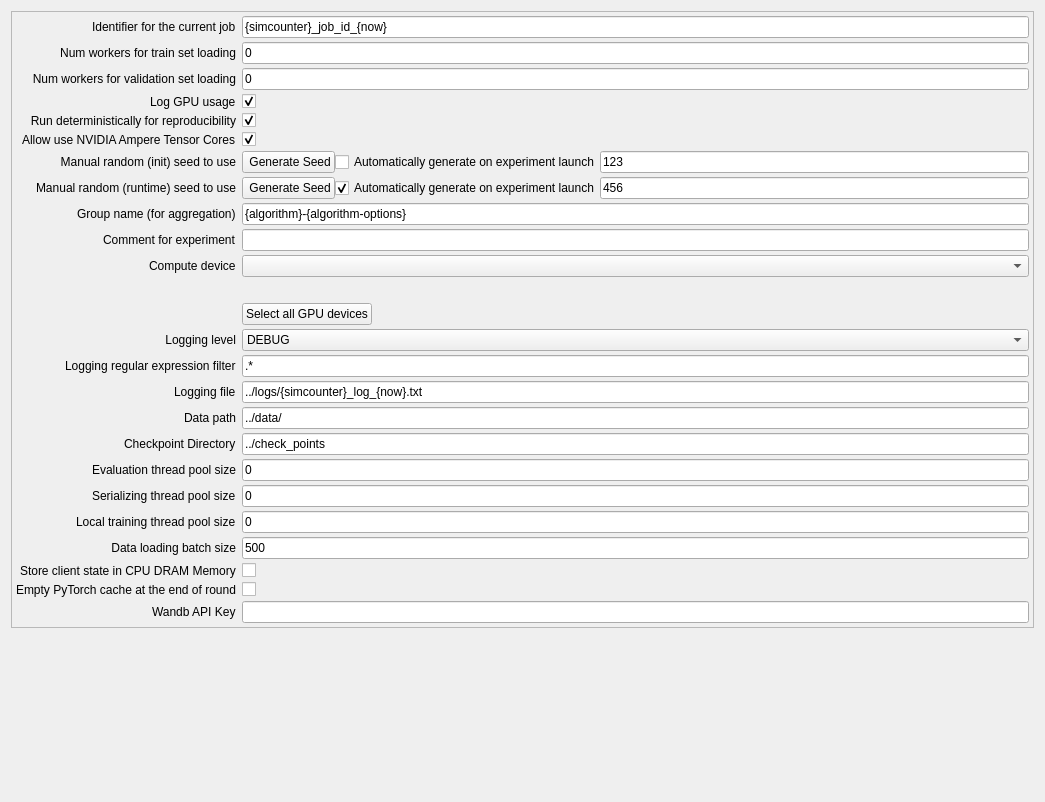
          <widget class="QWidget" name="tabSystemAspects">
           <property name="geometry">
            <rect>
             <x>0</x>
             <y>0</y>
             <width>1045</width>
             <height>802</height>
            </rect>
           </property>
           <attribute name="label">
            <string>Systems aspects</string>
           </attribute>
           <layout class="QVBoxLayout" name="verticalLayout_2">
            <property name="spacing">
             <number>6</number>
            </property>
            <item>
             <layout class="QVBoxLayout" name="loSystem">
              <item>
               <widget class="QFrame" name="frameSystemConfig">
                <property name="minimumSize">
                 <size>
                  <width>0</width>
                  <height>0</height>
                 </size>
                </property>
                <property name="frameShape">
                 <enum>QFrame::StyledPanel</enum>
                </property>
                <property name="frameShadow">
                 <enum>QFrame::Raised</enum>
                </property>
                <layout class="QFormLayout" name="formLayout_4">
                 <property name="labelAlignment">
                  <set>Qt::AlignRight|Qt::AlignTrailing|Qt::AlignVCenter</set>
                 </property>
                 <property name="verticalSpacing">
                  <number>4</number>
                 </property>
                 <property name="leftMargin">
                  <number>4</number>
                 </property>
                 <property name="topMargin">
                  <number>4</number>
                 </property>
                 <property name="rightMargin">
                  <number>4</number>
                 </property>
                 <property name="bottomMargin">
                  <number>4</number>
                 </property>
                 <item row="3" column="0">
                  <widget class="QLabel" name="lblJobId">
                   <property name="text">
                    <string>Identifier for the current job</string>
                   </property>
                  </widget>
                 </item>
                 <item row="3" column="1">
                  <widget class="QLineEdit" name="edtJobId">
                   <property name="toolTip">
                    <string>&lt;html&gt;&lt;head/&gt;&lt;body&gt;&lt;p&gt;All this constants can be used in parameters for purpose of substitution:&lt;/p&gt;&lt;p&gt;&lt;span style=&quot; font-weight:600;&quot;&gt;{now}&lt;/span&gt; - number of second since unix epoch&lt;/p&gt;&lt;p&gt;&lt;span style=&quot; font-weight:600;&quot;&gt;{compressor}&lt;/span&gt; - type of used compressor&lt;/p&gt;&lt;p&gt;&lt;span style=&quot; font-weight:600;&quot;&gt;{algorithm}&lt;/span&gt; - optimization algorithm&lt;/p&gt;&lt;/body&gt;&lt;/html&gt;</string>
                   </property>
                   <property name="text">
                    <string>{simcounter}_job_id_{now}</string>
                   </property>
                  </widget>
                 </item>
                 <item row="4" column="0">
                  <widget class="QLabel" name="lblNumWorkersForTrainDataLoad">
                   <property name="toolTip">
                    <string>Number of rounds of federated learning</string>
                   </property>
                   <property name="text">
                    <string>Num workers for train set loading</string>
                   </property>
                   <property name="alignment">
                    <set>Qt::AlignRight|Qt::AlignTrailing|Qt::AlignVCenter</set>
                   </property>
                  </widget>
                 </item>
                 <item row="4" column="1">
                  <widget class="QLineEdit" name="edtNumWorkersForTrainDataLoad">
                   <property name="text">
                    <string>0</string>
                   </property>
                  </widget>
                 </item>
                 <item row="5" column="0">
                  <widget class="QLabel" name="lblNumWorkersForValDataLoad">
                   <property name="toolTip">
                    <string>Number of available clients used for one communication round</string>
                   </property>
                   <property name="text">
                    <string>Num workers for validation set loading</string>
                   </property>
                   <property name="alignment">
                    <set>Qt::AlignRight|Qt::AlignTrailing|Qt::AlignVCenter</set>
                   </property>
                  </widget>
                 </item>
                 <item row="5" column="1">
                  <widget class="QLineEdit" name="edtNumWorkersForValDataLoad">
                   <property name="text">
                    <string>0</string>
                   </property>
                  </widget>
                 </item>
                 <item row="6" column="0">
                  <widget class="QLabel" name="lblLog">
                   <property name="text">
                    <string>Log GPU usage</string>
                   </property>
                  </widget>
                 </item>
                 <item row="6" column="1">
                  <widget class="QCheckBox" name="cbxLogGPUusage">
                   <property name="text">
                    <string/>
                   </property>
                   <property name="checked">
                    <bool>true</bool>
                   </property>
                  </widget>
                 </item>
                 <item row="8" column="0">
                  <widget class="QLabel" name="lblRunDeterministically">
                   <property name="text">
                    <string>Run deterministically for reproducibility</string>
                   </property>
                   <property name="alignment">
                    <set>Qt::AlignRight|Qt::AlignTrailing|Qt::AlignVCenter</set>
                   </property>
                  </widget>
                 </item>
                 <item row="8" column="1">
                  <widget class="QCheckBox" name="cbxRunDeterministically">
                   <property name="text">
                    <string/>
                   </property>
                   <property name="checked">
                    <bool>true</bool>
                   </property>
                  </widget>
                 </item>
                 <item row="10" column="0">
                  <widget class="QLabel" name="label">
                   <property name="text">
                    <string>Allow use NVIDIA Ampere Tensor Cores</string>
                   </property>
                  </widget>
                 </item>
                 <item row="10" column="1">
                  <widget class="QCheckBox" name="cbxAllowUseNvTensorCores">
                   <property name="text">
                    <string/>
                   </property>
                   <property name="checked">
                    <bool>true</bool>
                   </property>
                  </widget>
                 </item>
                 <item row="13" column="0">
                  <widget class="QLabel" name="lblManualRandomInitSeed">
                   <property name="toolTip">
                    <string>Global weight decay</string>
                   </property>
                   <property name="text">
                    <string>Manual random (init) seed to use</string>
                   </property>
                   <property name="alignment">
                    <set>Qt::AlignRight|Qt::AlignTrailing|Qt::AlignVCenter</set>
                   </property>
                  </widget>
                 </item>
                 <item row="13" column="1">
                  <layout class="QHBoxLayout" name="horizontalLayout_3">
                   <item>
                    <widget class="QPushButton" name="btnGenerateInitSeed">
                     <property name="text">
                      <string> Generate Seed</string>
                     </property>
                     <property name="icon">
                      <iconset resource="../resources/resources.qrc">
                       <normaloff>:/root/random.png</normaloff>:/root/random.png</iconset>
                     </property>
                    </widget>
                   </item>
                   <item>
                    <widget class="QCheckBox" name="cbxGenerateInitSeedAuto">
                     <property name="text">
                      <string>Automatically generate on experiment launch</string>
                     </property>
                    </widget>
                   </item>
                   <item>
                    <widget class="QLineEdit" name="edtRandomInitSeed">
                     <property name="text">
                      <string>123</string>
                     </property>
                    </widget>
                   </item>
                  </layout>
                 </item>
                 <item row="15" column="0">
                  <widget class="QLabel" name="lblManualRandomRunSeed">
                   <property name="text">
                    <string>Manual random (runtime) seed to use</string>
                   </property>
                  </widget>
                 </item>
                 <item row="15" column="1">
                  <layout class="QHBoxLayout" name="horizontalLayout_4">
                   <item>
                    <widget class="QPushButton" name="btnGenerateRunSeed">
                     <property name="text">
                      <string> Generate Seed</string>
                     </property>
                     <property name="icon">
                      <iconset resource="../resources/resources.qrc">
                       <normaloff>:/root/random.png</normaloff>:/root/random.png</iconset>
                     </property>
                    </widget>
                   </item>
                   <item>
                    <widget class="QCheckBox" name="cbxGenerateRunSeedAuto">
                     <property name="text">
                      <string>Automatically generate on experiment launch</string>
                     </property>
                     <property name="checked">
                      <bool>true</bool>
                     </property>
                    </widget>
                   </item>
                   <item>
                    <widget class="QLineEdit" name="edtRandomRunSeed">
                     <property name="text">
                      <string>456</string>
                     </property>
                    </widget>
                   </item>
                  </layout>
                 </item>
                 <item row="16" column="0">
                  <widget class="QLabel" name="lblGroupName">
                   <property name="text">
                    <string>Group name (for aggregation)</string>
                   </property>
                  </widget>
                 </item>
                 <item row="16" column="1">
                  <widget class="QLineEdit" name="edtGroupName">
                   <property name="text">
                    <string>{algorithm}-{algorithm-options}</string>
                   </property>
                  </widget>
                 </item>
                 <item row="18" column="0">
                  <widget class="QLabel" name="lblCommentForExperiment">
                   <property name="text">
                    <string>Comment for experiment</string>
                   </property>
                  </widget>
                 </item>
                 <item row="18" column="1">
                  <widget class="QLineEdit" name="edtCommentForExperiment"/>
                 </item>
                 <item row="19" column="0">
                  <widget class="QLabel" name="lblUsedComputeDevice">
                   <property name="text">
                    <string>Compute device</string>
                   </property>
                  </widget>
                 </item>
                 <item row="19" column="1">
                  <widget class="QComboBox" name="cbxComputeDevice"/>
                 </item>
                 <item row="20" column="1">
                  <widget class="QWidget" name="loComputeDevicesWidget" native="true">
                   <layout class="QVBoxLayout" name="loComputeDevices"/>
                  </widget>
                 </item>
                 <item row="21" column="1">
                  <layout class="QHBoxLayout" name="loSelectAllGpus">
                   <item>
                    <widget class="QPushButton" name="btnSelectAllGpus">
                     <property name="text">
                      <string>Select all GPU devices</string>
                     </property>
                    </widget>
                   </item>
                   <item>
                    <spacer name="horizontalSpacer_2">
                     <property name="orientation">
                      <enum>Qt::Horizontal</enum>
                     </property>
                     <property name="sizeHint" stdset="0">
                      <size>
                       <width>40</width>
                       <height>20</height>
                      </size>
                     </property>
                    </spacer>
                   </item>
                  </layout>
                 </item>
                 <item row="22" column="0">
                  <widget class="QLabel" name="lblLoggingLevel">
                   <property name="text">
                    <string>Logging level</string>
                   </property>
                   <property name="alignment">
                    <set>Qt::AlignRight|Qt::AlignTrailing|Qt::AlignVCenter</set>
                   </property>
                  </widget>
                 </item>
                 <item row="22" column="1">
                  <widget class="QComboBox" name="cbxLoggingLevels">
                   <item>
                    <property name="text">
                     <string>DEBUG</string>
                    </property>
                   </item>
                   <item>
                    <property name="text">
                     <string>INFO</string>
                    </property>
                   </item>
                   <item>
                    <property name="text">
                     <string>WARN</string>
                    </property>
                   </item>
                   <item>
                    <property name="text">
                     <string>ERROR</string>
                    </property>
                   </item>
                   <item>
                    <property name="text">
                     <string>CRITICAL</string>
                    </property>
                   </item>
                  </widget>
                 </item>
                 <item row="24" column="0">
                  <widget class="QLabel" name="lblLoggingFilter">
                   <property name="text">
                    <string>Logging regular expression filter</string>
                   </property>
                  </widget>
                 </item>
                 <item row="24" column="1">
                  <widget class="QLineEdit" name="edtLoggingFilter">
                   <property name="text">
                    <string>.*</string>
                   </property>
                  </widget>
                 </item>
                 <item row="25" column="0">
                  <widget class="QLabel" name="lblLoggingFile">
                   <property name="text">
                    <string>Logging file</string>
                   </property>
                  </widget>
                 </item>
                 <item row="25" column="1">
                  <widget class="QLineEdit" name="edtLogFile">
                   <property name="text">
                    <string>../logs/{simcounter}_log_{now}.txt</string>
                   </property>
                  </widget>
                 </item>
                 <item row="26" column="0">
                  <widget class="QLabel" name="lblDataPath">
                   <property name="toolTip">
                    <string>Base root directory for the dataset</string>
                   </property>
                   <property name="text">
                    <string>Data path</string>
                   </property>
                  </widget>
                 </item>
                 <item row="26" column="1">
                  <widget class="QLineEdit" name="edtDataPath">
                   <property name="toolTip">
                    <string>Base root directory for the dataset</string>
                   </property>
                   <property name="text">
                    <string>../data/</string>
                   </property>
                  </widget>
                 </item>
                 <item row="27" column="0">
                  <widget class="QLabel" name="lblCheckpointDir">
                   <property name="toolTip">
                    <string>Directory to persist run meta data_preprocess, e.g. best/last models</string>
                   </property>
                   <property name="text">
                    <string>Checkpoint Directory</string>
                   </property>
                  </widget>
                 </item>
                 <item row="27" column="1">
                  <widget class="QLineEdit" name="edtCheckpointDir">
                   <property name="text">
                    <string>../check_points</string>
                   </property>
                  </widget>
                 </item>
                 <item row="28" column="0">
                  <widget class="QLabel" name="lblEvalThreadPool">
                   <property name="toolTip">
                    <string>Thread pool size for perform evalutation checkpoint asyncronously</string>
                   </property>
                   <property name="text">
                    <string>Evaluation thread pool size</string>
                   </property>
                  </widget>
                 </item>
                 <item row="28" column="1">
                  <widget class="QLineEdit" name="edtEvalThreadPool">
                   <property name="text">
                    <string>0</string>
                   </property>
                  </widget>
                 </item>
                 <item row="29" column="0">
                  <widget class="QLabel" name="lblSerializingThreadPool">
                   <property name="toolTip">
                    <string>Thread pool size for perform serialization into filesystem asyncronously</string>
                   </property>
                   <property name="text">
                    <string>Serializing thread pool size</string>
                   </property>
                  </widget>
                 </item>
                 <item row="29" column="1">
                  <widget class="QLineEdit" name="edtSerializingThreadPool">
                   <property name="text">
                    <string>0</string>
                   </property>
                  </widget>
                 </item>
                 <item row="30" column="0">
                  <widget class="QLabel" name="lblLocalTrainingThreadPool">
                   <property name="toolTip">
                    <string>Perform local training within a pool of threads. Each one execute sequence of optimization for assigned clients in a serialized way</string>
                   </property>
                   <property name="text">
                    <string>Local training thread pool size</string>
                   </property>
                  </widget>
                 </item>
                 <item row="30" column="1">
                  <widget class="QLineEdit" name="edtLocalTraininThreadPool">
                   <property name="text">
                    <string>0</string>
                   </property>
                  </widget>
                 </item>
                 <item row="33" column="0">
                  <widget class="QLabel" name="lblDataLoadBatchSize">
                   <property name="toolTip">
                    <string>Static batch size for data loading</string>
                   </property>
                   <property name="text">
                    <string>Data loading batch size</string>
                   </property>
                   <property name="alignment">
                    <set>Qt::AlignRight|Qt::AlignTrailing|Qt::AlignVCenter</set>
                   </property>
                  </widget>
                 </item>
                 <item row="33" column="1">
                  <widget class="QLineEdit" name="edtDataLoadBatchSize">
                   <property name="text">
                    <string>500</string>
                   </property>
                  </widget>
                 </item>
                 <item row="34" column="0">
                  <widget class="QLabel" name="lblStoreClientStateInCPU">
                   <property name="text">
                    <string>Store client state in CPU DRAM Memory</string>
                   </property>
                  </widget>
                 </item>
                 <item row="34" column="1">
                  <widget class="QCheckBox" name="cbxStoreClientStateInCPU">
                   <property name="text">
                    <string/>
                   </property>
                   <property name="checked">
                    <bool>false</bool>
                   </property>
                  </widget>
                 </item>
                 <item row="35" column="0">
                  <widget class="QLabel" name="lblEmptyGPUTorchCache">
                   <property name="text">
                    <string>Empty PyTorch cache at the end of round</string>
                   </property>
                  </widget>
                 </item>
                 <item row="35" column="1">
                  <widget class="QCheckBox" name="cbxEmptyGPUTorchCache">
                   <property name="text">
                    <string/>
                   </property>
                  </widget>
                 </item>
                 <item row="38" column="0">
                  <widget class="QLabel" name="lblWandbKey">
                   <property name="text">
                    <string>Wandb API Key</string>
                   </property>
                  </widget>
                 </item>
                 <item row="38" column="1">
                  <widget class="QLineEdit" name="edtWandbKey">
                   <property name="text">
                    <string/>
                   </property>
                  </widget>
                 </item>
                </layout>
               </widget>
              </item>
              <item>
               <spacer name="verticalSpacer_4">
                <property name="orientation">
                 <enum>Qt::Vertical</enum>
                </property>
                <property name="sizeHint" stdset="0">
                 <size>
                  <width>20</width>
                  <height>40</height>
                 </size>
                </property>
               </spacer>
              </item>
             </layout>
            </item>
           </layout>
          </widget>
